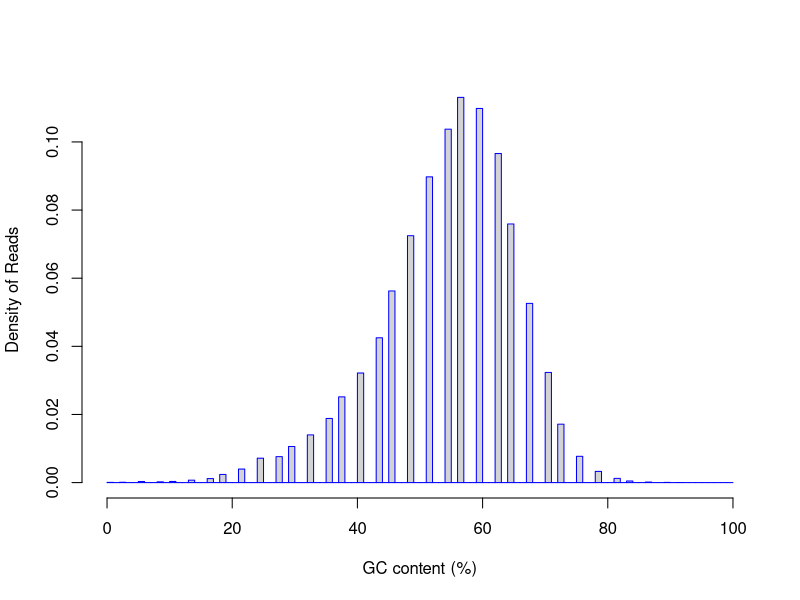

Source code (R):
pdf("qc/rseqc/S2.DRSC.16-rep2.readgc.GC_plot.pdf")
gc=rep(c(62.16,56.76,59.46,51.35,35.14,70.27,45.95,18.92,37.84,48.65,64.86,43.24,54.05,67.57,40.54,24.32,72.97,16.22,75.68,27.03,32.43,29.73,78.38,21.62,83.78,81.08,13.51,89.19,5.41,86.49,8.11,10.81,91.89,2.70,0.00,97.30,94.59,100.00),times=c(555544,650279,631599,516171,108282,185954,323530,13779,144710,416816,436629,244433,596668,302591,185024,41194,98627,6775,44371,43814,80537,60945,18875,22852,2671,7143,4103,324,1845,861,1221,1915,104,534,367,11,22,2))
hist(gc,probability=T,breaks=100,xlab="GC content (%)",ylab="Density of Reads",border="blue",main="")
dev.off()
